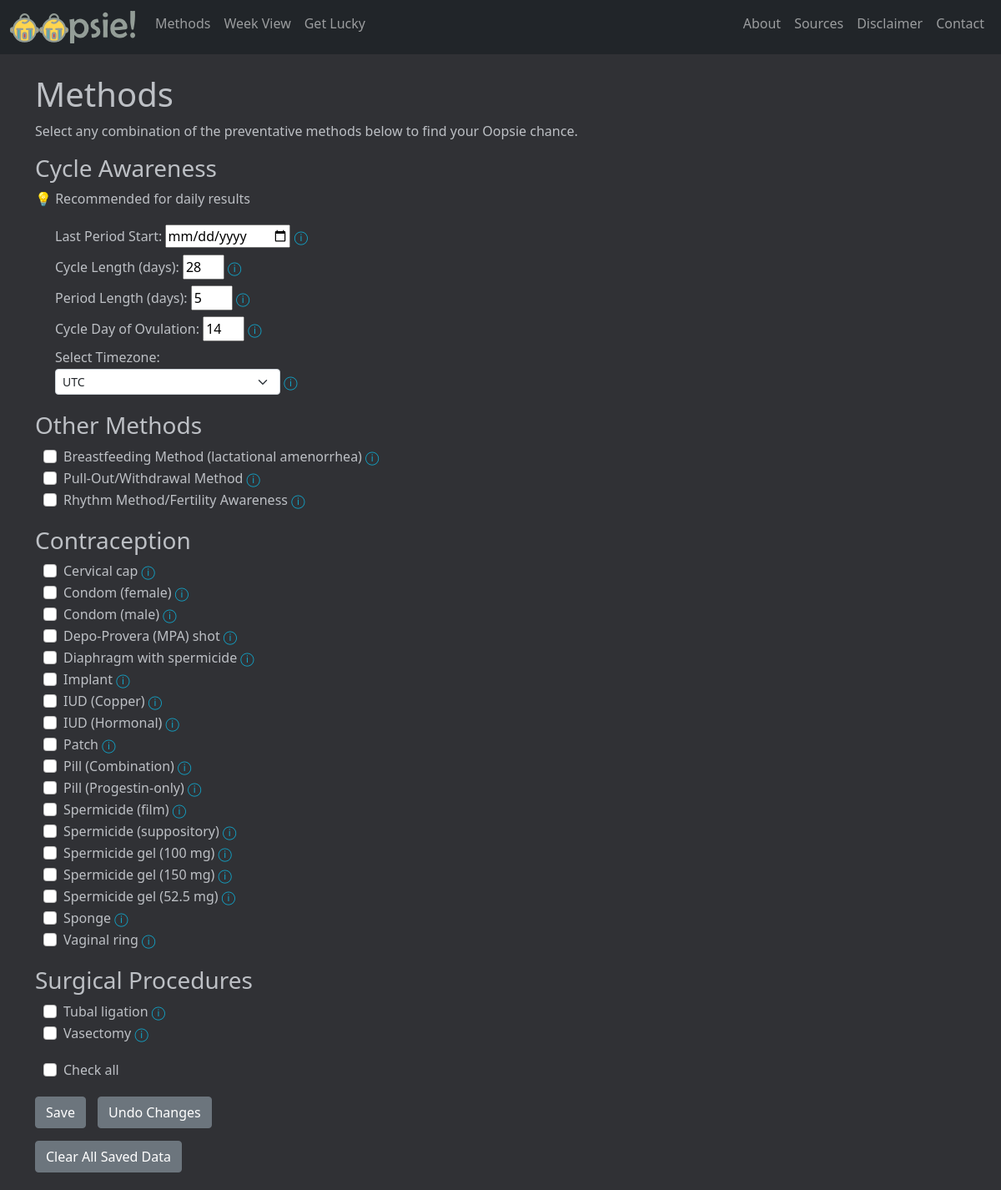
The app's page /methods, older data.
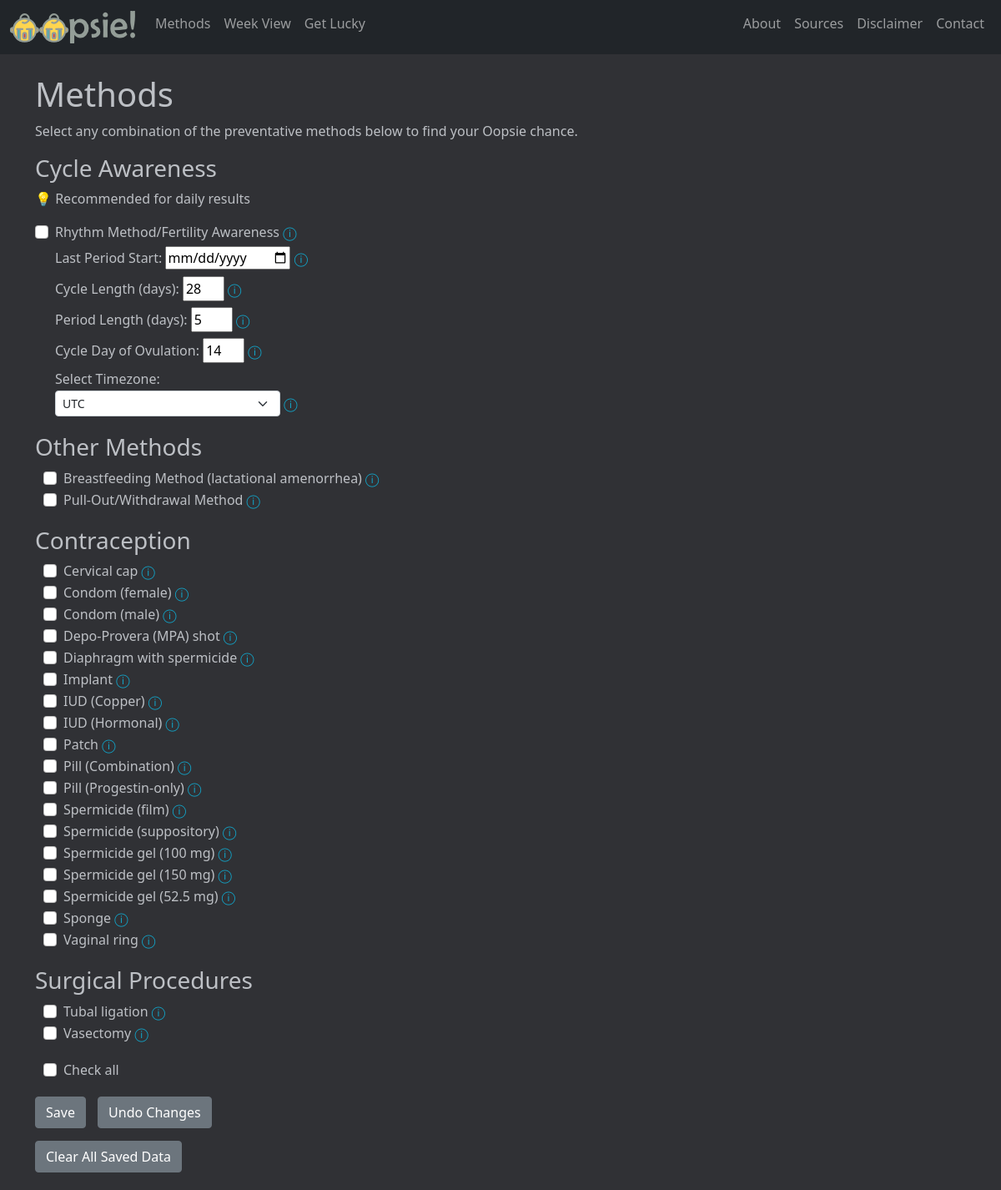
The same page, newer data.
### app.py (models this page shows)
class Methods(db.Model):
    id = db.Column(db.Integer, primary_key=True)
    method = db.Column(db.String(100), nullable=False)
    type = db.Column(db.String(20), nullable=False)
    chance = db.Column(db.Float, nullable=False)
    source = db.Column(db.String(100), nullable=False)
    info = db.Column(db.String(350), nullable=False)
    info_source = db.Column(db.String(100), nullable=False)
    source_name = db.Column(db.String(100), nullable=False)
    info_source_name = db.Column(db.String(100), nullable=False)

### app.py (the view)
@app.route("/methods")
def methods():
    if session.get("selections"):
        selections = session.get("selections")
    else:
        selections = []
    data = Data()
    object = gather_objects()
    return render_template("methods.html", data=data, selections=selections, cycle=object.cycle, timezones=pytz.all_timezones, timezone=session.get("timezone"))

### app.py (called while the page is built, shortened)
@app.before_request
def make_session_permanent():
    session.permanent = True

def gather_objects():
    today = get_today()
    day = Day(today)
    cycle = Cycle(day)
    Object = namedtuple("Objects", ["today", "day", "cycle"])
    object = Object(today, day, cycle)
    return object

def get_today():
    if not session.get("timezone"):
        session["timezone"] = "UTC"
    return datetime.now(tz=pytz.UTC).astimezone(pytz.timezone(session.get("timezone"))).date()

def get_cycle_day(day, cycle_start, cycle_length):
    if cycle_start == None or cycle_length == 0:
        return None

def get_next_ovulation(today, cycle_day, cycle_day_ovulation, cycle_length):
    if cycle_day == None:
        return None

def get_next_period(today, cycle_day, cycle_length):
    if cycle_day == None:
        return None

def get_cycle_length(cycle_length_session):
    if cycle_length_session:
        cycle_length = int(cycle_length_session)
    else:
        cycle_length = 28
    return cycle_length

def check_period(cycle_day, period_length):
    if cycle_day == None:
        return
    else:
        if cycle_day <= period_length:
            return True
        else:
            return False

### templates/methods.html (shortened to what the changed rows need)
{% extends "layout.html" %}
{% block main %}
  <form action="{{ url_for('index_post') }}" method="POST">
    <div>
      <h1>Methods</h1>
        <div class="method_container">
          {% for row in data.cycle_awareness %}
            <div class="form-check">
              {% if rhythm_errors and rhythm_errors["cycle_start_error"] %}
                <input class="form-check-input" type="checkbox" value="{{ row.id }}" name="method_selected" id="{{ row.id }}" checked>
              {% elif row.id|string in selections %}
                <input class="form-check-input" type="checkbox" value="{{ row.id }}" name="method_selected" id="{{ row.id }}" checked>
              {% else %}
                <input class="form-check-input" type="checkbox" value="{{ row.id }}" name="method_selected" id="{{ row.id }}">
              {% endif %}
              <label class="form-check-label" for="{{ row.id }}">
                {% if cycle.rhythm_chance != None and row.id == 21 %}
                  {% if (cycle.rhythm_chance * 100)|round(5) % 1 == 0 %}
                    {{ row.method }} <a href="javascript:void(0)" data-bs-toggle="tooltip" title="{{ row.info }} ({{ (cycle.rhythm_chance * 100)|int }}% Oopsie)">&#9432;</a>
                  {% else %}
                    {{ row.method }} <a href="javascript:void(0)" data-bs-toggle="tooltip" title="{{ row.info }} ({{ (cycle.rhythm_chance * 100)|round(5) }}% Oopsie)">&#9432;</a>
                  {% endif %}
                {% else %}
                  {{ row.method }} <a href="javascript:void(0)" data-bs-toggle="tooltip" title="{{ row.info }}">&#9432;</a>
                {% endif %}
                </label>
            </div>
          {% endfor %}
        </div>
        <div class="method_container">
          <div class="method_checkbox_container">
            {% for row in data.method %}
              <div class="form-check">
                {% if row.id|string in selections %}
                  <input class="form-check-input" type="checkbox" value="{{ row.id }}" name="method_selected" id="{{ row.id }}" checked>
                {% else %}
                  <input class="form-check-input" type="checkbox" value="{{ row.id }}" name="method_selected" id="{{ row.id }}">
                {% endif %}
                <label class="form-check-label" for="{{ row.id }}">
                  {% if (row.chance * 100)|round(5) % 1 == 0 %}
                    {{ row.method }} <a href="javascript:void(0)" data-bs-toggle="tooltip" title="{{ row.info }} ({{ (row.chance * 100)|int }}% Oopsie)">&#9432;</a>
                  {% else %}
                    {{ row.method }} <a href="javascript:void(0)" data-bs-toggle="tooltip" title="{{ row.info }} ({{ (row.chance * 100)|round(5) }}% Oopsie)">&#9432;</a>
                  {% endif %}
                  </label>
              </div>
            {% endfor %}
          </div>
        </div>
        <div class="method_container">
          <div class="method_checkbox_container">
            {% for row in data.contraception %}
              <div class="form-check">
                {% if row.id|string in selections %}
                  <input class="form-check-input" type="checkbox" value="{{ row.id }}" name="method_selected" id="{{ row.id }}" checked>
                {% else %}
                  <input class="form-check-input" type="checkbox" value="{{ row.id }}" name="method_selected" id="{{ row.id }}">
                {% endif %}
                <label class="form-check-label" for="{{ row.id }}">
                  {% if (row.chance * 100)|round(5) % 1 == 0 %}
                    {{ row.method }} <a href="javascript:void(0)" data-bs-toggle="tooltip" title="{{ row.info }} ({{ (row.chance * 100)|int }}% Oopsie)">&#9432;</a>
                  {% else %}
                    {{ row.method }} <a href="javascript:void(0)" data-bs-toggle="tooltip" title="{{ row.info }} ({{ (row.chance * 100)|round(5) }}% Oopsie)">&#9432;</a>
                  {% endif %}
                  </label>
              </div>
            {% endfor %}
          </div>
        </div>
        <div class="method_container">
          <div class="method_checkbox_container">
            {% for row in data.surgical %}
              <div class="form-check">
                {% if row.id|string in selections %}
                  <input class="form-check-input" type="checkbox" value="{{ row.id }}" name="method_selected" id="{{ row.id }}" checked>
                {% else %}
                  <input class="form-check-input" type="checkbox" value="{{ row.id }}" name="method_selected" id="{{ row.id }}">
                {% endif %}
                <label class="form-check-label" for="{{ row.id }}">
                  {% if (row.chance * 100)|round(5) % 1 == 0 %}
                    {{ row.method }} <a href="javascript:void(0)" data-bs-toggle="tooltip" title="{{ row.info }} ({{ (row.chance * 100)|int }}% Oopsie)">&#9432;</a>
                  {% else %}
                    {{ row.method }} <a href="javascript:void(0)" data-bs-toggle="tooltip" title="{{ row.info }} ({{ (row.chance * 100)|round(5) }}% Oopsie)">&#9432;</a>
                  {% endif %}
                </label>
              </div>
            {% endfor %}
          </div>
        </div>
    </div>
  </form>
{% endblock %}

Row changes from the older to the newer data that the page shows:
changed Methods "Rhythm Method/Fertility Awareness": moves from the list under "Other Methods" to the list under "Cycle Awareness"
